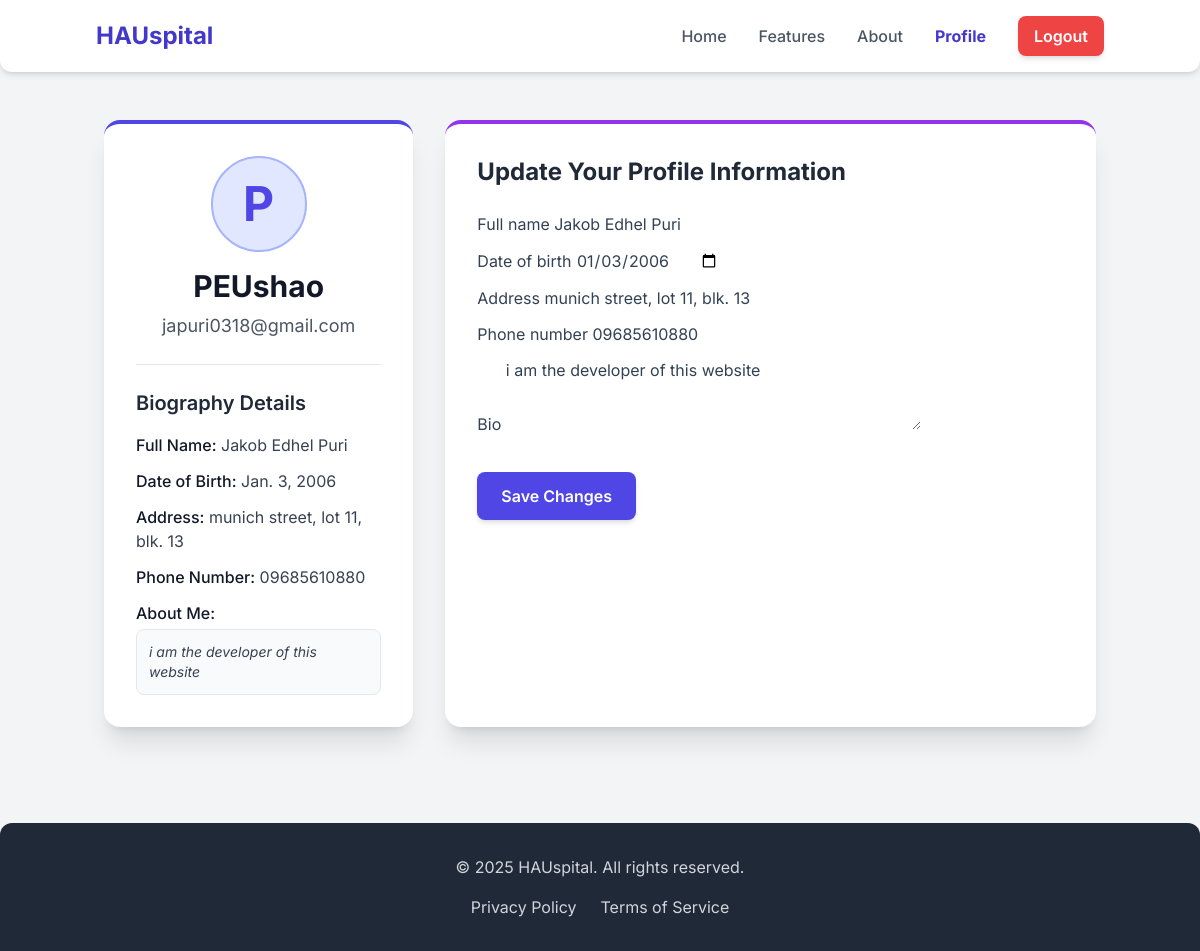
/accounts/profile/ (signed in), run on an earlier commit of the app's database.
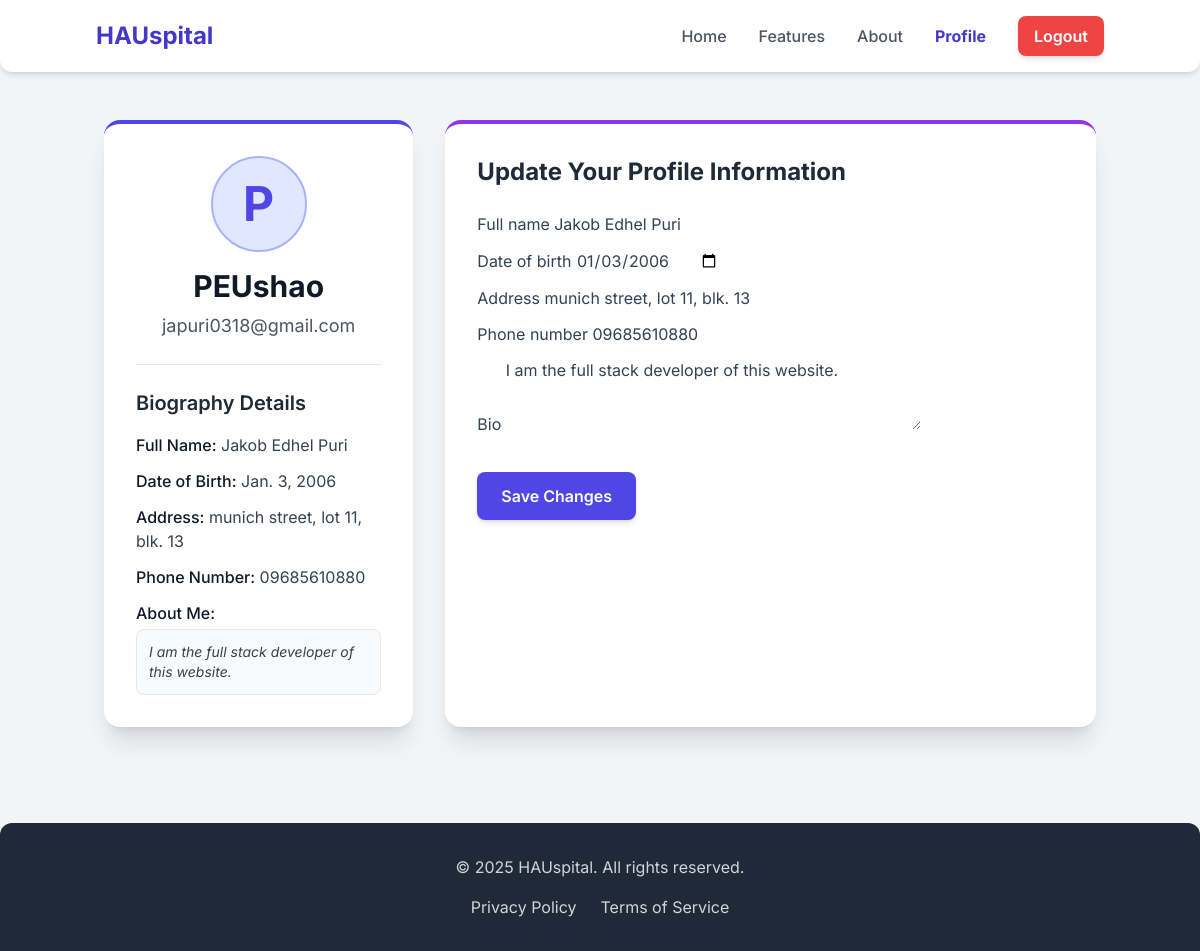
And on a later commit of the database.
### users/models.py (models this page shows, shortened)
class Profile(models.Model):
    user = models.OneToOneField(User, on_delete=models.CASCADE)
    full_name = models.CharField(max_length=100, blank=True, null=True)
    date_of_birth = models.DateField(blank=True, null=True)
    address = models.CharField(max_length=255, blank=True, null=True)
    phone_number = models.CharField(max_length=20, blank=True, null=True)
    bio = models.TextField(blank=True, null=True)

### users/views.py (the view)
# urls.py: path('profile/', views.profile_dashboard, name='profile_dashboard'),
@login_required
def profile_dashboard(request):
    try:
        profile = request.user.profile
    except Profile.DoesNotExist:
        profile = Profile.objects.create(user=request.user)
        messages.info(request, "Your profile was just created. Please fill out your details.")
    if request.method == 'POST':
        form = ProfileUpdateForm(request.POST, instance=profile)
        if form.is_valid():
            form.save()
            messages.success(request, 'Your profile has been updated successfully!')
            return redirect('profile_dashboard')
        else:
            for field, errors in form.errors.items():
                for error in errors:
                    messages.error(request, f"Profile field '{field}': {error}")
    else:
        form = ProfileUpdateForm(instance=profile)
    context = {
        'user': request.user,
        'profile': profile,
        'form': form
    }
    return render(request, 'users/profile_dashboard.html', context)

### users/templates/users/profile_dashboard.html (shortened to what this page needs)
{% load static crispy_forms_tags %}
<!DOCTYPE html>
<html lang="en">
<head>
    <script src="https://cdn.tailwindcss.com"></script>
    <link rel="stylesheet" href="{% static 'css/style.css' %}">
</head>
<body class="antialiased">
    <nav class="bg-white shadow-md py-4 px-6 md:px-12 lg:px-24 rounded-b-xl">
        <div class="container mx-auto flex justify-between items-center">
            <a href="{% url 'home' %}" class="text-2xl font-bold text-indigo-700 hover:text-indigo-900 transition duration-300 ease-in-out">
                HAUspital
            </a>
            <div class="hidden md:flex space-x-8 items-center">
                <a href="{% url 'home' %}" class="text-gray-600 hover:text-indigo-700 font-medium transition duration-300 ease-in-out">Home</a>
                <a href="{% url 'features' %}" class="text-gray-600 hover:text-indigo-700 font-medium transition duration-300 ease-in-out">Features</a>
                <a href="{% url 'about' %}" class="text-gray-600 hover:text-indigo-700 font-medium transition duration-300 ease-in-out">About</a>
                <a href="{% url 'profile_dashboard' %}" class="text-indigo-700 hover:text-indigo-900 font-bold transition duration-300 ease-in-out">Profile</a>
                <form action="{% url 'logout' %}" method="post" class="inline">
                    <button type="submit" class="bg-red-500 text-white py-2 px-4 rounded-lg font-semibold hover:bg-red-600 transition duration-300 ease-in-out shadow-md">
                        Logout
                    </button>
                </form>
            </div>
        </div>
    </nav>
    <div class="container mx-auto py-12 px-4">
        <div class="grid grid-cols-1 lg:grid-cols-3 gap-8">
            <div class="lg:col-span-1 bg-white p-8 rounded-2xl shadow-xl border-t-4 border-indigo-600 h-fit">
                <div class="flex flex-col items-center mb-6">
                    <div class="w-24 h-24 rounded-full bg-indigo-100 flex items-center justify-center text-indigo-600 text-5xl font-bold mb-4 border-2 border-indigo-300">
                        {{ user.username.0|upper }}
                    </div>
                    <h2 class="text-3xl font-bold text-gray-900 mb-2">{{ user.username }}</h2>
                    <p class="text-gray-600 text-lg">{{ user.email }}</p>
                </div>
                <hr class="border-gray-200 my-6">
                <h3 class="text-xl font-semibold text-gray-800 mb-4">Biography Details</h3>
                <div class="space-y-3 text-gray-700">
                    <p><span class="font-medium text-gray-900">Full Name:</span> {{ profile.full_name|default:"Not provided" }}</p>
                    <p><span class="font-medium text-gray-900">Date of Birth:</span> {{ profile.date_of_birth|default:"Not provided" }}</p>
                    <p><span class="font-medium text-gray-900">Address:</span> {{ profile.address|default:"Not provided" }}</p>
                    <p><span class="font-medium text-gray-900">Phone Number:</span> {{ profile.phone_number|default:"Not provided" }}</p>
                    <div>
                        <span class="font-medium text-gray-900 block mb-1">About Me:</span>
                        <p class="bg-gray-50 p-3 rounded-lg border border-gray-200 text-sm italic">{{ profile.bio|default:"No biography provided yet." }}</p>
                    </div>
                </div>
            </div>
            <div class="lg:col-span-2 bg-white p-8 rounded-2xl shadow-xl border-t-4 border-purple-600">
                <h3 class="text-2xl font-bold text-gray-800 mb-6 text-center lg:text-left">Update Your Profile Information</h3>
                <form method="post">
                    {{ form|crispy }}
                    <button type="submit" class="w-full md:w-auto mt-6 bg-indigo-600 text-white py-3 px-6 rounded-lg font-semibold hover:bg-indigo-700 transition duration-300 ease-in-out shadow-md transform hover:scale-105">
                        Save Changes
                    </button>
                </form>
            </div>
        </div>
    </div>
    <footer class="bg-gray-800 text-gray-300 py-8 mt-12 rounded-t-xl">
        <div class="container mx-auto text-center px-4">
            <p>&copy; 2025 HAUspital. All rights reserved.</p>
            <div class="flex justify-center space-x-6 mt-4">
                <a href="#" class="hover:text-white transition duration-300 ease-in-out">Privacy Policy</a>
                <a href="#" class="hover:text-white transition duration-300 ease-in-out">Terms of Service</a>
            </div>
        </div>
    </footer>
</body>
</html>

### main/static/css/style.css (style rules this page uses)
body { font-family: 'Inter', sans-serif; background-color: #f8fafc; color: #334155; }

### users/templates/users/profile_dashboard.html (style rules this page uses)
body { font-family: "Inter", sans-serif; background-color: #f3f4f6; }

What changed in the data, as far as the page shows it:
changed Profile "Jakob Edhel Puri": bio "i am the developer of this website" → "I am the full stack developer of this website."
